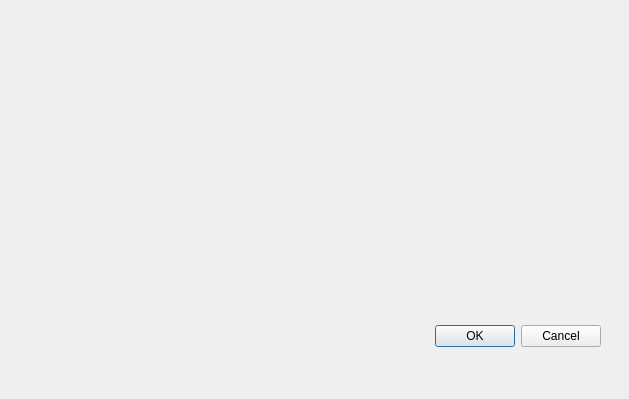
<?xml version="1.0" encoding="UTF-8"?>
<ui version="4.0">
 <class>Dialog</class>
 <widget class="QDialog" name="Dialog">
  <property name="geometry">
   <rect>
    <x>0</x>
    <y>0</y>
    <width>629</width>
    <height>399</height>
   </rect>
  </property>
  <property name="windowTitle">
   <string>Dialog</string>
  </property>
  <widget class="QDialogButtonBox" name="buttonBox">
   <property name="geometry">
    <rect>
     <x>260</x>
     <y>320</y>
     <width>341</width>
     <height>32</height>
    </rect>
   </property>
   <property name="orientation">
    <enum>Qt::Horizontal</enum>
   </property>
   <property name="standardButtons">
    <set>QDialogButtonBox::Cancel|QDialogButtonBox::Ok</set>
   </property>
  </widget>
 </widget>
 <resources/>
 <connections>
  <connection>
   <sender>buttonBox</sender>
   <signal>accepted()</signal>
   <receiver>Dialog</receiver>
   <slot>accept()</slot>
   <hints>
    <hint type="sourcelabel">
     <x>248</x>
     <y>254</y>
    </hint>
    <hint type="destinationlabel">
     <x>157</x>
     <y>274</y>
    </hint>
   </hints>
  </connection>
  <connection>
   <sender>buttonBox</sender>
   <signal>rejected()</signal>
   <receiver>Dialog</receiver>
   <slot>reject()</slot>
   <hints>
    <hint type="sourcelabel">
     <x>316</x>
     <y>260</y>
    </hint>
    <hint type="destinationlabel">
     <x>286</x>
     <y>274</y>
    </hint>
   </hints>
  </connection>
 </connections>
</ui>
